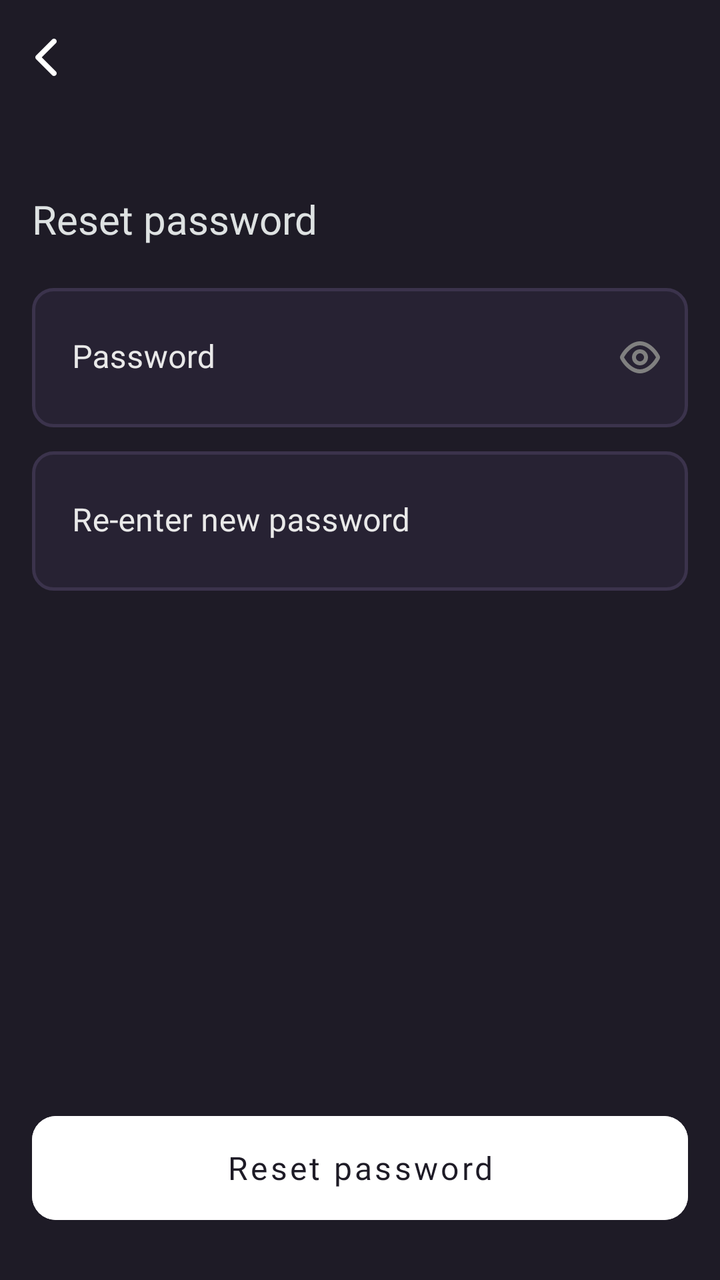
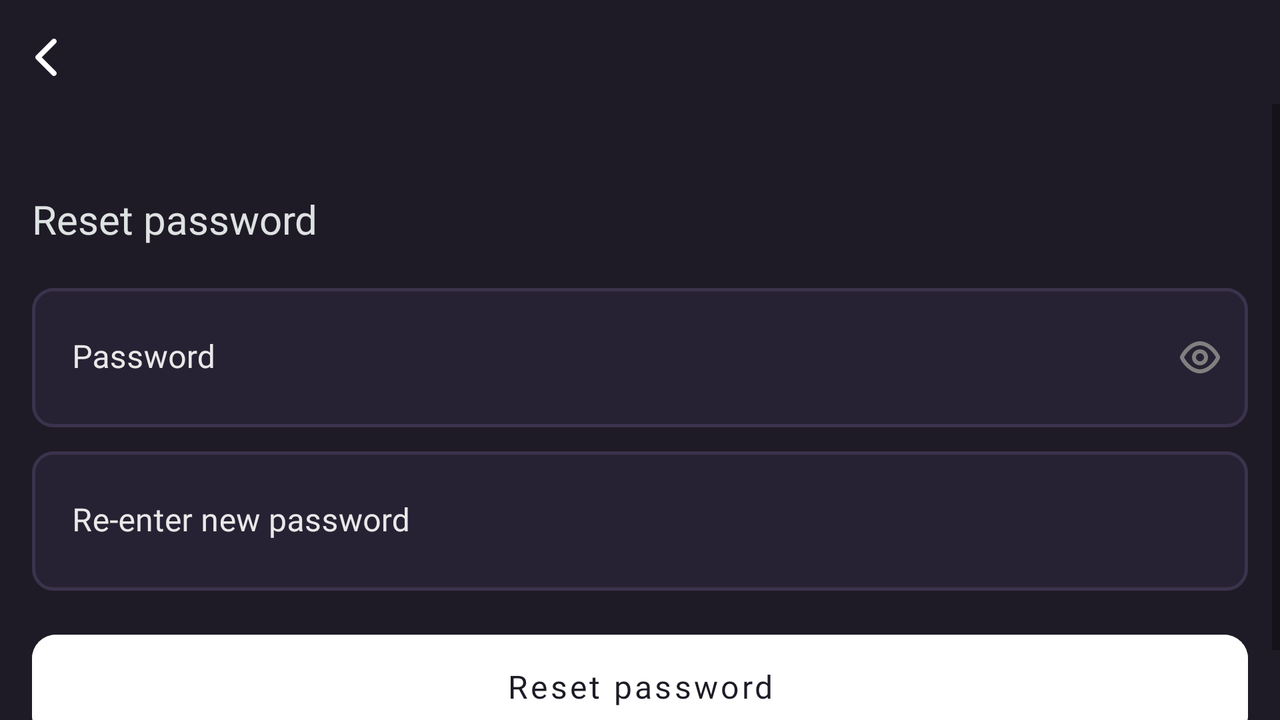

An Android layout and its configuration variant, each rendered on a device that would load it. The default file and the variant file are quoted in full after the pictures.
<!-- AndroidManifest.xml: application theme Theme.InTiVi -->
<!-- res/layout/activity_reset_password.xml -->
<?xml version="1.0" encoding="utf-8"?>
<androidx.constraintlayout.widget.ConstraintLayout xmlns:android="http://schemas.android.com/apk/res/android"
    xmlns:app="http://schemas.android.com/apk/res-auto"
    xmlns:tools="http://schemas.android.com/tools"
    android:layout_width="match_parent"
    android:layout_height="match_parent"
    tools:context=".ResetPasswordActivity">

    <com.google.android.material.appbar.AppBarLayout
        android:id="@+id/appBarLayoutResetPassword"
        android:layout_width="match_parent"
        android:layout_height="@dimen/details_screen_toolbar_height"
        android:background="@android:color/transparent"
        app:elevation="0dp"
        app:layout_constraintEnd_toEndOf="parent"
        app:layout_constraintStart_toStartOf="parent"
        app:layout_constraintTop_toTopOf="parent">

        <androidx.constraintlayout.widget.ConstraintLayout
            android:layout_width="match_parent"
            android:layout_height="match_parent">

            <androidx.appcompat.widget.Toolbar
                android:id="@+id/resetPasswordToolbar"
                android:layout_width="match_parent"
                android:layout_height="wrap_content"
                app:layout_constraintEnd_toEndOf="parent"
                app:layout_constraintStart_toStartOf="parent"
                app:layout_constraintTop_toTopOf="parent" />

            <ImageView
                android:id="@+id/imageViewResetPasswordBack"
                android:layout_width="wrap_content"
                android:layout_height="wrap_content"
                android:layout_marginStart="17.33dp"
                android:layout_marginTop="18.67dp"
                android:contentDescription="@string/backArrow"
                app:layout_constraintStart_toStartOf="parent"
                app:layout_constraintTop_toTopOf="parent"
                app:srcCompat="@drawable/ic_chevron_left_stroke" />

        </androidx.constraintlayout.widget.ConstraintLayout>

    </com.google.android.material.appbar.AppBarLayout>

    <TextView
        android:id="@+id/textViewResetPassword"
        android:layout_width="wrap_content"
        android:layout_height="32dp"
        android:layout_marginStart="@dimen/loginMarginHorizontal"
        android:layout_marginTop="48dp"
        android:fontFamily="@font/inter_medium"
        android:lineSpacingExtra="8sp"
        android:text="@string/resetPassword"
        android:textColor="#DEE2E2"
        android:textSize="20sp"
        android:translationY="-3.9sp"
        app:layout_constraintStart_toStartOf="parent"
        app:layout_constraintTop_toBottomOf="@+id/appBarLayoutResetPassword" />

    <TextView
        android:id="@+id/textViewResetPasswordMessage"
        android:layout_width="wrap_content"
        android:layout_height="wrap_content"
        android:layout_marginStart="@dimen/loginMarginHorizontal"
        android:fontFamily="@font/inter"
        android:text="@string/emailHasBeenSent"
        android:textColor="#DEE2E2"
        android:visibility="invisible"
        app:layout_constraintLeft_toLeftOf="parent"
        app:layout_constraintTop_toBottomOf="@id/textViewResetPassword" />

    <com.google.android.material.textfield.TextInputLayout
        android:id="@+id/resetPasswordTextInputLayout"
        android:theme="@style/EditTextThemeOverlay"
        app:layout_constraintEnd_toEndOf="parent"
        app:layout_constraintStart_toStartOf="parent"
        app:layout_constraintTop_toBottomOf="@+id/textViewResetPassword"
        android:layout_width="match_parent"
        android:layout_height="wrap_content"
        android:hint = "@string/passwordEditTextHint"
        android:textColorHint="@color/greyscale"
        app:endIconMode="password_toggle"
        app:endIconDrawable="@drawable/ic_show_password"
        app:endIconTint="@color/password_toggle_color"
        app:boxBackgroundMode="filled"
        app:boxStrokeWidth="0dp"
        app:boxStrokeWidthFocused="0dp">

        <com.google.android.material.textfield.TextInputEditText
            android:id="@+id/passwordEditText"
            android:layout_marginHorizontal="@dimen/loginMarginHorizontal"
            android:layout_marginTop="@dimen/loginPasswordMarginTop"
            android:inputType="textPassword"
            style="@style/inputText"/>

    </com.google.android.material.textfield.TextInputLayout>

    <com.google.android.material.textfield.TextInputLayout
        android:id="@+id/repeatPasswordTextInputLayout"
        android:theme="@style/EditTextThemeOverlay"
        app:layout_constraintEnd_toEndOf="parent"
        app:layout_constraintStart_toStartOf="parent"
        app:layout_constraintTop_toBottomOf="@+id/resetPasswordTextInputLayout"
        android:layout_width="match_parent"
        android:layout_height="wrap_content"
        android:hint = "@string/reenterNewPassword"
        android:textColorHint="@color/greyscale"
        app:boxBackgroundMode="filled"
        app:boxStrokeWidth="0dp"
        app:boxStrokeWidthFocused="0dp">

        <com.google.android.material.textfield.TextInputEditText
            android:id="@+id/repeatPasswordEditText"
            android:layout_marginHorizontal="@dimen/loginMarginHorizontal"
            android:layout_marginTop="@dimen/loginPasswordMarginTop"
            android:inputType="textPassword"
            style="@style/inputText"/>

    </com.google.android.material.textfield.TextInputLayout>

    <Button
        android:id="@+id/buttonResetPassword"
        android:layout_marginHorizontal="@dimen/detailsStartMargin"
        android:text="@string/resetPassword"
        app:cornerRadius="@dimen/detailsWatchButtonCornerRadius"
        app:layout_constraintLeft_toLeftOf="parent"
        app:layout_constraintBottom_toBottomOf="parent"
        tools:ignore="DuplicateSpeakableTextCheck"
        style="@style/logInUpButton" />

</androidx.constraintlayout.widget.ConstraintLayout>
<!-- resources referenced by this layout -->
<resources>
  <color name="greyscale">#E9E9E9</color>
  <dimen name="detailsStartMargin">16dp</dimen>
  <dimen name="detailsWatchButtonCornerRadius">12dp</dimen>
  <dimen name="details_screen_toolbar_height">52dp</dimen>
  <dimen name="loginMarginHorizontal">16dp</dimen>
  <dimen name="loginPasswordMarginTop">12dp</dimen>
  <!-- drawable ic_chevron_left_stroke (drawable) -->
  <vector xmlns:android="http://schemas.android.com/apk/res/android"
      android:width="11dp"
      android:height="20dp"
      android:viewportWidth="11"
      android:viewportHeight="20">
    <path
        android:pathData="M10.6101,1.0565C11.1308,1.5772 11.1308,2.4215 10.6101,2.9422L3.5529,9.9993L10.6101,17.0565C11.1308,17.5772 11.1308,18.4215 10.6101,18.9422C10.0894,19.4629 9.2452,19.4629 8.7245,18.9422L0.7245,10.9422C0.2038,10.4215 0.2038,9.5772 0.7245,9.0565L8.7245,1.0565C9.2452,0.5358 10.0894,0.5358 10.6101,1.0565Z"
        android:fillColor="#ffffff"
        android:fillType="evenOdd"/>
  </vector>
  <string name="backArrow">Back arrow</string>
  <string name="emailHasBeenSent">Email has been sent</string>
  <string name="passwordEditTextHint">Password</string>
  <string name="reenterNewPassword">Re-enter new password</string>
  <string name="resetPassword">Reset password</string>
  <style name="EditTextThemeOverlay" parent="ThemeOverlay.AppCompat">
          <item name="colorPrimary">@color/greyscale</item>
      </style>
  <style name="inputText">
          <item name="android:layout_height">wrap_content</item>
          <item name="android:layout_width">match_parent</item>
          <item name="android:background">@drawable/login_edit_text_green</item>
          <item name="android:paddingEnd">@dimen/inputTextPaddingHorizontal</item>
          <item name="android:paddingStart">@dimen/inputTextPaddingHorizontal</item>
          <item name="android:paddingTop">@dimen/inputTextPaddingVertical</item>
          <item name="android:paddingBottom">@dimen/inputTextPaddingVertical</item>
          <item name="android:fontFamily">@font/inter</item>
          <item name="android:textSize">16sp</item>
          <item name="android:textColor">@color/greyscale</item>
      </style>
  <style name="logInUpButton" parent="Widget.MaterialComponents.Button.UnelevatedButton">
          <item name="android:layout_height">64dp</item>
          <item name="android:layout_width">match_parent</item>
          <item name="android:layout_gravity">bottom</item>
          <item name="android:layout_marginBottom">24dp</item>
          <item name="android:backgroundTint">#FFFFFF</item>
          <item name="android:fontFamily">@font/inter_semibold</item>
          <item name="android:padding">5dp</item>
          <item name="android:textColor">#1E1B26</item>
          <item name="android:textSize">16sp</item>
          <item name="android:textAllCaps">false</item>
      </style>
  <dimen name="inputTextPaddingHorizontal">20dp</dimen>
  <dimen name="inputTextPaddingVertical">24dp</dimen>
  <color name="steel_grey">#272233</color>
  <color name="bastille">#1E1B26</color>
  <color name="white">#FFFFFFFF</color>
  <color name="green">#44EC52</color>
  <color name="teal_700">#FF018786</color>
  <color name="black">#FF000000</color>
  <!-- some entries are left out for length -->
</resources>
<!-- res/layout-land/activity_reset_password.xml (the repository's variant of the layout above) -->
<!-- drawn on the phone turned sideways -->
<?xml version="1.0" encoding="utf-8"?>
<androidx.constraintlayout.widget.ConstraintLayout xmlns:android="http://schemas.android.com/apk/res/android"
    xmlns:app="http://schemas.android.com/apk/res-auto"
    xmlns:tools="http://schemas.android.com/tools"
    android:layout_width="match_parent"
    android:layout_height="match_parent"
    tools:context=".ResetPasswordActivity">

    <com.google.android.material.appbar.AppBarLayout
        android:id="@+id/appBarLayoutResetPassword"
        android:layout_width="match_parent"
        android:layout_height="@dimen/details_screen_toolbar_height"
        android:background="@android:color/transparent"
        app:elevation="0dp"
        app:layout_constraintEnd_toEndOf="parent"
        app:layout_constraintStart_toStartOf="parent"
        app:layout_constraintTop_toTopOf="parent">

        <androidx.constraintlayout.widget.ConstraintLayout
            android:layout_width="match_parent"
            android:layout_height="match_parent">

            <androidx.appcompat.widget.Toolbar
                android:id="@+id/resetPasswordToolbar"
                android:layout_width="match_parent"
                android:layout_height="wrap_content"
                app:layout_constraintEnd_toEndOf="parent"
                app:layout_constraintStart_toStartOf="parent"
                app:layout_constraintTop_toTopOf="parent" />

            <ImageView
                android:id="@+id/imageViewResetPasswordBack"
                android:layout_width="wrap_content"
                android:layout_height="wrap_content"
                android:layout_marginStart="17.33dp"
                android:layout_marginTop="18.67dp"
                android:contentDescription="@string/backArrow"
                app:layout_constraintStart_toStartOf="parent"
                app:layout_constraintTop_toTopOf="parent"
                app:srcCompat="@drawable/ic_chevron_left_stroke" />

        </androidx.constraintlayout.widget.ConstraintLayout>

    </com.google.android.material.appbar.AppBarLayout>

    <ScrollView
        android:id="@+id/scrollView"
        android:layout_width="match_parent"
        android:layout_height="match_parent"
        android:layout_marginTop="@dimen/details_screen_toolbar_height">

        <RelativeLayout
            android:layout_width="match_parent"
            android:layout_height="wrap_content">

            <TextView
                android:id="@+id/textViewResetPasswordd"
                android:layout_width="wrap_content"
                android:layout_height="32dp"
                android:layout_marginStart="@dimen/loginMarginHorizontal"
                android:layout_marginTop="48dp"
                android:fontFamily="@font/inter_medium"
                android:lineSpacingExtra="8sp"
                android:text="@string/resetPassword"
                android:textColor="#DEE2E2"
                android:textSize="20sp"
                android:translationY="-3.9sp"/>

            <TextView
                android:id="@+id/textViewResetPasswordMessage"
                android:layout_above="@id/textViewResetPasswordd"
                android:layout_width="wrap_content"
                android:layout_height="wrap_content"
                android:layout_marginStart="@dimen/loginMarginHorizontal"
                android:fontFamily="@font/inter"
                android:text="@string/emailHasBeenSent"
                android:textColor="#DEE2E2"
                android:visibility="invisible" />

            <com.google.android.material.textfield.TextInputLayout
                android:id="@+id/resetPasswordTextInputLayout"
                android:theme="@style/EditTextThemeOverlay"
                android:layout_below="@id/textViewResetPasswordd"
                android:layout_width="match_parent"
                android:layout_height="wrap_content"
                android:hint = "@string/passwordEditTextHint"
                android:textColorHint="@color/greyscale"
                app:endIconMode="password_toggle"
                app:endIconDrawable="@drawable/ic_show_password"
                app:endIconTint="@color/password_toggle_color"
                app:boxBackgroundMode="filled"
                app:boxStrokeWidth="0dp"
                app:boxStrokeWidthFocused="0dp">

                <com.google.android.material.textfield.TextInputEditText
                    android:id="@+id/passwordEditText"
                    android:layout_marginHorizontal="@dimen/loginMarginHorizontal"
                    android:layout_marginTop="@dimen/loginPasswordMarginTop"
                    android:inputType="textPassword"
                    style="@style/inputText"/>

            </com.google.android.material.textfield.TextInputLayout>

            <com.google.android.material.textfield.TextInputLayout
                android:id="@+id/repeatPasswordTextInputLayout"
                android:theme="@style/EditTextThemeOverlay"
                android:layout_below="@id/resetPasswordTextInputLayout"
                android:layout_width="match_parent"
                android:layout_height="wrap_content"
                android:hint = "@string/reenterNewPassword"
                android:textColorHint="@color/greyscale"
                app:boxBackgroundMode="filled"
                app:boxStrokeWidth="0dp"
                app:boxStrokeWidthFocused="0dp">

                <com.google.android.material.textfield.TextInputEditText
                    android:id="@+id/repeatPasswordEditText"
                    android:layout_marginHorizontal="@dimen/loginMarginHorizontal"
                    android:layout_marginTop="@dimen/loginPasswordMarginTop"
                    android:inputType="textPassword"
                    style="@style/inputText"/>

            </com.google.android.material.textfield.TextInputLayout>

            <Button
                android:id="@+id/buttonResetPassword"
                android:layout_marginHorizontal="@dimen/loginMarginHorizontal"
                android:text="@string/resetPassword"
                app:cornerRadius="@dimen/detailsWatchButtonCornerRadius"
                android:layout_below="@id/repeatPasswordTextInputLayout"
                android:layout_marginTop="@dimen/loginPasswordTextMarginTop"
                style="@style/logInUpButton"
                tools:ignore="DuplicateSpeakableTextCheck"/>

        </RelativeLayout>
    </ScrollView>

</androidx.constraintlayout.widget.ConstraintLayout>
<!-- resources referenced by the variant -->
<!-- as the phone turned sideways resolves them -->
<resources>
  <color name="greyscale">#E9E9E9</color>
  <dimen name="detailsWatchButtonCornerRadius">12dp</dimen>
  <dimen name="details_screen_toolbar_height">52dp</dimen>
  <dimen name="loginMarginHorizontal">16dp</dimen>
  <dimen name="loginPasswordMarginTop">12dp</dimen>
  <dimen name="loginPasswordTextMarginTop">16dp</dimen>
  <!-- drawable ic_chevron_left_stroke (drawable) -->
  <vector xmlns:android="http://schemas.android.com/apk/res/android"
      android:width="11dp"
      android:height="20dp"
      android:viewportWidth="11"
      android:viewportHeight="20">
    <path
        android:pathData="M10.6101,1.0565C11.1308,1.5772 11.1308,2.4215 10.6101,2.9422L3.5529,9.9993L10.6101,17.0565C11.1308,17.5772 11.1308,18.4215 10.6101,18.9422C10.0894,19.4629 9.2452,19.4629 8.7245,18.9422L0.7245,10.9422C0.2038,10.4215 0.2038,9.5772 0.7245,9.0565L8.7245,1.0565C9.2452,0.5358 10.0894,0.5358 10.6101,1.0565Z"
        android:fillColor="#ffffff"
        android:fillType="evenOdd"/>
  </vector>
  <string name="backArrow">Back arrow</string>
  <string name="emailHasBeenSent">Email has been sent</string>
  <string name="passwordEditTextHint">Password</string>
  <string name="reenterNewPassword">Re-enter new password</string>
  <string name="resetPassword">Reset password</string>
  <style name="EditTextThemeOverlay" parent="ThemeOverlay.AppCompat">
          <item name="colorPrimary">@color/greyscale</item>
      </style>
  <style name="inputText">
          <item name="android:layout_height">wrap_content</item>
          <item name="android:layout_width">match_parent</item>
          <item name="android:background">@drawable/login_edit_text_green</item>
          <item name="android:paddingEnd">@dimen/inputTextPaddingHorizontal</item>
          <item name="android:paddingStart">@dimen/inputTextPaddingHorizontal</item>
          <item name="android:paddingTop">@dimen/inputTextPaddingVertical</item>
          <item name="android:paddingBottom">@dimen/inputTextPaddingVertical</item>
          <item name="android:fontFamily">@font/inter</item>
          <item name="android:textSize">16sp</item>
          <item name="android:textColor">@color/greyscale</item>
      </style>
  <style name="logInUpButton" parent="Widget.MaterialComponents.Button.UnelevatedButton">
          <item name="android:layout_height">64dp</item>
          <item name="android:layout_width">match_parent</item>
          <item name="android:layout_gravity">bottom</item>
          <item name="android:layout_marginBottom">24dp</item>
          <item name="android:backgroundTint">#FFFFFF</item>
          <item name="android:fontFamily">@font/inter_semibold</item>
          <item name="android:padding">5dp</item>
          <item name="android:textColor">#1E1B26</item>
          <item name="android:textSize">16sp</item>
          <item name="android:textAllCaps">false</item>
      </style>
  <dimen name="inputTextPaddingHorizontal">20dp</dimen>
  <dimen name="inputTextPaddingVertical">24dp</dimen>
  <color name="steel_grey">#272233</color>
  <color name="bastille">#1E1B26</color>
  <color name="white">#FFFFFFFF</color>
  <color name="green">#44EC52</color>
  <color name="teal_700">#FF018786</color>
  <color name="black">#FF000000</color>
  <!-- some entries are left out for length -->
</resources>
